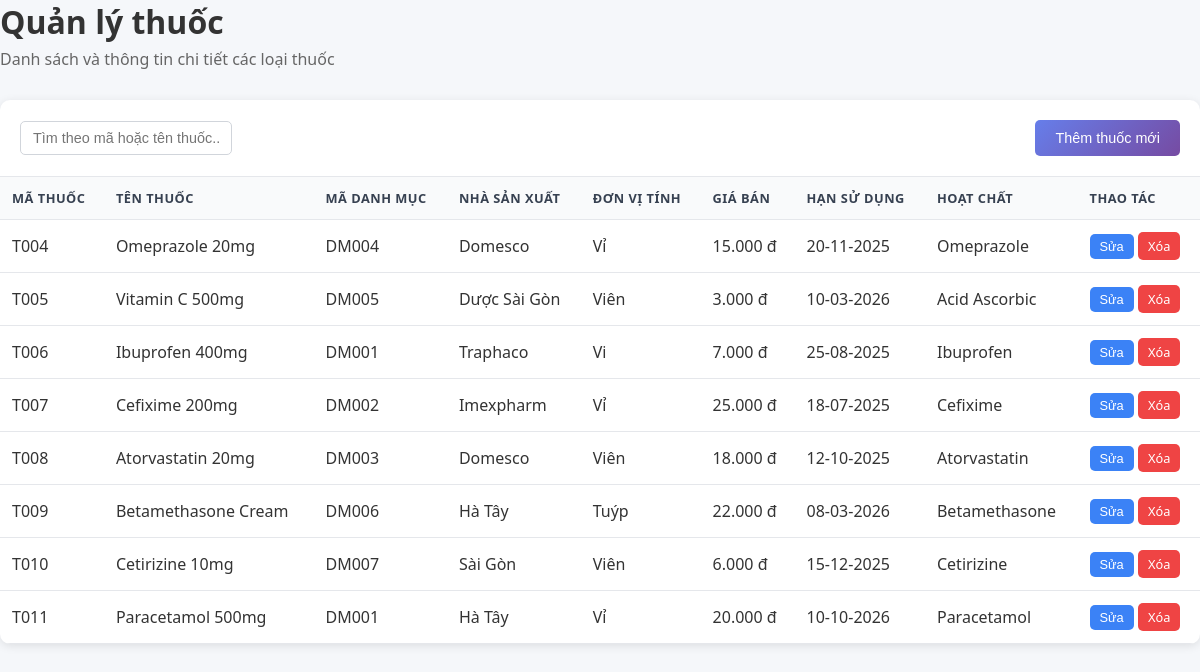
/quan-ly-thuoc.php, run on the app's committed database.
### tables this page shows
CREATE TABLE `thuoc` (
  `ma_thuoc` varchar(10) NOT NULL,
  `ten_thuoc` varchar(255) NOT NULL,
  `ma_danh_muc` varchar(10) NOT NULL,
  `nha_san_xuat` varchar(255) NOT NULL,
  `gia_ban` decimal(10,2) NOT NULL,
  `han_su_dung` date NOT NULL,
  `hoat_chat` varchar(255) NOT NULL,
  `don_vi_tinh` varchar(50) DEFAULT 'Viên',
  `mo_ta` text DEFAULT NULL,
  `created_at` timestamp NOT NULL DEFAULT current_timestamp(),
  `updated_at` timestamp NOT NULL DEFAULT current_timestamp() ON UPDATE current_timestamp(),
  `ma_kho` varchar(10) DEFAULT NULL
);

### quan-ly-thuoc.php (the view, shortened to what this page needs)
<?php
include("connect.php");
$thuoc_list = $conn->query("SELECT * FROM thuoc ORDER BY ma_thuoc ASC");
?>
<!DOCTYPE html>
<html lang="vi">
<head>
    <link rel="stylesheet" href="css.css">
</head>
<body>
<div class="page-header">
    <h1 class="page-title">Quản lý thuốc</h1>
    <p class="page-subtitle">Danh sách và thông tin chi tiết các loại thuốc</p>
</div>
<div class="table-container">
    <div class="table-header">
        <div class="search-filters">
            <input type="text" id="searchInput" class="search-input" placeholder="Tìm theo mã hoặc tên thuốc..." onkeyup="timKiemThuoc()">
        </div>
        <button class="btn btn-primary" onclick="moModal('modal-them-thuoc')"> Thêm thuốc mới</button>
    </div>
    <table border="0" width="100%" cellspacing="0" cellpadding="5">
        <thead>
            <tr>
                <th>Mã thuốc</th>
                <th>Tên thuốc</th>
                <th>Mã danh mục</th>
                <th>Nhà sản xuất</th>
                <th>Đơn vị tính</th>
                <th>Giá bán</th>
                <th>Hạn sử dụng</th>
                <th>Hoạt chất</th>
                <th>Thao tác</th>
            </tr>
        </thead>
        <tbody id="danh-sach-thuoc">
            <?php while($thuoc = $thuoc_list->fetch_assoc()) { ?>
            <tr>
                <td><?= $thuoc['ma_thuoc'] ?></td>
                <td><?= $thuoc['ten_thuoc'] ?></td>
                <td><?= $thuoc['ma_danh_muc'] ?></td>
                <td><?= $thuoc['nha_san_xuat'] ?></td>
                <td><?= $thuoc['don_vi_tinh'] ?></td>
                <td><?= number_format($thuoc['gia_ban'],0,',','.') ?> đ</td>
               <td><?=  date("d-m-Y", strtotime($thuoc['han_su_dung'])) ?></td>
                <td><?= $thuoc['hoat_chat'] ?></td>
                <td>
                    <button class="btn btn-info btn-sm"
                        onclick="moModalSuaThuoc('<?= $thuoc['ma_thuoc'] ?>',
                                                 '<?= $thuoc['ten_thuoc'] ?>',
                                                 '<?= $thuoc['ma_danh_muc'] ?>',
                                                 '<?= $thuoc['nha_san_xuat'] ?>',
                                                 '<?= $thuoc['don_vi_tinh'] ?>',
                                                 '<?= $thuoc['gia_ban'] ?>',
                                                 '<?= $thuoc['han_su_dung'] ?>',
                                                 '<?= $thuoc['hoat_chat'] ?>')"> Sửa</button>
                    <a class="btn btn-danger btn-sm"
                       href="quanly.php?page=quan-ly-thuoc&delete=<?= $thuoc['ma_thuoc'] ?>"
                       onclick="return confirm('Xóa thuốc này?')"> Xóa</a>
                </td>
            </tr>
            <?php } ?>
        </tbody>
    </table>
</div>
</body>
</html>

### css.css (style rules this page uses)
* { margin: 0; padding: 0; box-sizing: border-box; }
body { font-family: 'Segoe UI'; background-color: #f5f7fa; color: #333; }
.page-header { margin-bottom: 30px; }
.page-title { font-size: 2rem; font-weight: bold; color: #333; margin-bottom: 5px; }
.page-subtitle { color: #666; font-size: 1rem; }
.table-container { background: white; border-radius: 10px; box-shadow: 0 2px 10px rgba(0,0,0,0.1); overflow: hidden; margin-bottom: 20px; }
.table-header { padding: 20px; border-bottom: 1px solid #e5e7eb; display: flex; justify-content: space-between; align-items: center; flex-wrap: wrap; gap: 15px; }
.search-filters { display: flex; gap: 15px; flex-wrap: wrap; }
.search-input, .filter-select { padding: 8px 12px; border: 1px solid #d1d5db; border-radius: 5px; font-size: 0.9rem; }
.search-input { min-width: 200px; }
.btn { padding: 10px 20px; border: none; border-radius: 5px; cursor: pointer; font-size: 0.9rem; font-weight: 500; transition: all 0.3s; text-decoration: none; display: inline-flex; align-items: center; gap: 8px; }
.btn-primary { background: linear-gradient(135deg, #667eea 0%, #764ba2 100%); color: white; }
.btn-danger { background: #ef4444; color: white; }
.btn-info { background: #3b82f6; color: white; }
.btn-sm { padding: 5px 10px; font-size: 0.8rem; }
table { width: 100%; border-collapse: collapse; }
th, td { padding: 12px; text-align: left; border-bottom: 1px solid #e5e7eb; }
th { background: #f9fafb; font-weight: 600; color: #374151; font-size: 0.8rem; text-transform: uppercase; letter-spacing: 0.5px; }

### data on the page
thuoc: ma_thuoc "T004", ten_thuoc "Omeprazole 20mg", ma_danh_muc "DM004", nha_san_xuat "Domesco", don_vi_tinh "Vỉ", gia_ban "15.000", han_su_dung "20-11-2025", hoat_chat "Omeprazole"
thuoc: ma_thuoc "T005", ten_thuoc "Vitamin C 500mg", ma_danh_muc "DM005", nha_san_xuat "Dược Sài Gòn", don_vi_tinh "Viên", gia_ban "3.000", han_su_dung "10-03-2026", hoat_chat "Acid Ascorbic"
thuoc: ma_thuoc "T006", ten_thuoc "Ibuprofen 400mg", ma_danh_muc "DM001", nha_san_xuat "Traphaco", don_vi_tinh "Vi", gia_ban "7.000", han_su_dung "25-08-2025", hoat_chat "Ibuprofen"
thuoc: ma_thuoc "T007", ten_thuoc "Cefixime 200mg", ma_danh_muc "DM002", nha_san_xuat "Imexpharm", don_vi_tinh "Vỉ", gia_ban "25.000", han_su_dung "18-07-2025", hoat_chat "Cefixime"
thuoc: ma_thuoc "T008", ten_thuoc "Atorvastatin 20mg", ma_danh_muc "DM003", nha_san_xuat "Domesco", don_vi_tinh "Viên", gia_ban "18.000", han_su_dung "12-10-2025", hoat_chat "Atorvastatin"
thuoc: ma_thuoc "T009", ten_thuoc "Betamethasone Cream", ma_danh_muc "DM006", nha_san_xuat "Hà Tây", don_vi_tinh "Tuýp", gia_ban "22.000", han_su_dung "08-03-2026", hoat_chat "Betamethasone"
thuoc: ma_thuoc "T010", ten_thuoc "Cetirizine 10mg", ma_danh_muc "DM007", nha_san_xuat "Sài Gòn", don_vi_tinh "Viên", gia_ban "6.000", han_su_dung "15-12-2025", hoat_chat "Cetirizine"
thuoc: ma_thuoc "T011", ten_thuoc "Paracetamol 500mg", ma_danh_muc "DM001", nha_san_xuat "Hà Tây", don_vi_tinh "Vỉ", gia_ban "20.000", han_su_dung "10-10-2026", hoat_chat "Paracetamol"
